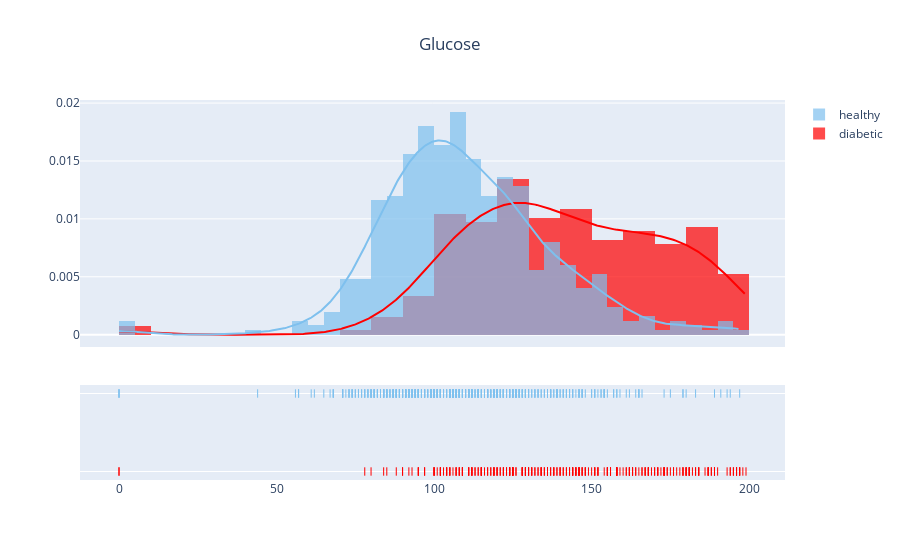

Notebook source saved alongside this figure:
### Markdown cell above
### Glucose concentration

### Code cell
plot_distribution('Glucose', 0)

### Figure 1 — Plotly figure (JSON) as saved in the notebook; plotly's stock layout.template omitted (floating-point values rounded to 4 significant figures; data arrays with more than 128 entries replaced by an {"elided": "..."} marker saying what was removed)
{"data": [{"autobinx": false, "histnorm": "probability density", "legendgroup": "diabetic", "marker": {"color": "red"}, "name": "diabetic", "opacity": 0.7, "type": "histogram", "x": {"elided": "268 int values"}, "xaxis": "x", "xbins": {"end": 199, "size": 0, "start": 0}, "yaxis": "y"}, {"autobinx": false, "histnorm": "probability density", "legendgroup": "healthy", "marker": {"color": "#7EC0EE"}, "name": "healthy", "opacity": 0.7, "type": "histogram", "x": {"elided": "500 int values"}, "xaxis": "x", "xbins": {"end": 197, "size": 0, "start": 0}, "yaxis": "y"}, {"legendgroup": "diabetic", "marker": {"color": "red"}, "mode": "lines", "name": "diabetic", "showlegend": false, "type": "scatter", "x": {"elided": "500 float values"}, "xaxis": "x", "y": {"elided": "500 float values"}, "yaxis": "y"}, {"legendgroup": "healthy", "marker": {"color": "#7EC0EE"}, "mode": "lines", "name": "healthy", "showlegend": false, "type": "scatter", "x": {"elided": "500 float values"}, "xaxis": "x", "y": {"elided": "500 float values"}, "yaxis": "y"}, {"legendgroup": "diabetic", "marker": {"color": "red", "symbol": "line-ns-open"}, "mode": "markers", "name": "diabetic", "showlegend": false, "type": "scatter", "x": {"elided": "268 int values"}, "xaxis": "x", "y": {"elided": "268 str values"}, "yaxis": "y2"}, {"legendgroup": "healthy", "marker": {"color": "#7EC0EE", "symbol": "line-ns-open"}, "mode": "markers", "name": "healthy", "showlegend": false, "type": "scatter", "x": {"elided": "500 int values"}, "xaxis": "x", "y": {"elided": "500 str values"}, "yaxis": "y2"}], "layout": {"barmode": "overlay", "hovermode": "closest", "legend": {"traceorder": "reversed"}, "title": {"text": "Glucose", "x": 0.5}, "xaxis": {"anchor": "y2", "domain": [0, 1], "zeroline": false}, "yaxis": {"anchor": "free", "domain": [0.35, 1], "position": 0}, "yaxis2": {"anchor": "x", "domain": [0, 0.25], "dtick": 1, "showticklabels": false}}}
